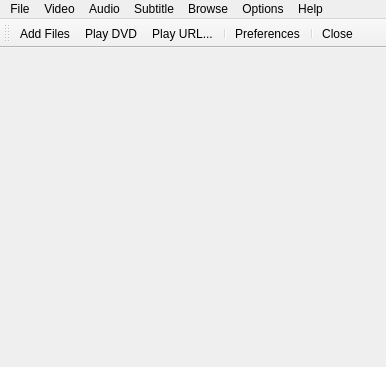
<ui version="4.0" >
 <class>MainWindow</class>
 <widget class="QMainWindow" name="MainWindow" >
  <property name="geometry" >
   <rect>
    <x>0</x>
    <y>0</y>
    <width>386</width>
    <height>367</height>
   </rect>
  </property>
  <property name="windowTitle" >
   <string>QuarkPlayer</string>
  </property>
  <property name="windowIcon" >
   <iconset resource="quarkplayer.qrc" >
    <normaloff>:/images/volume.png</normaloff>:/images/volume.png</iconset>
  </property>
  <widget class="QWidget" name="centralWidget" >
   <property name="geometry" >
    <rect>
     <x>0</x>
     <y>53</y>
     <width>386</width>
     <height>314</height>
    </rect>
   </property>
   <layout class="QGridLayout" name="gridLayout" >
    <property name="margin" >
     <number>0</number>
    </property>
    <property name="spacing" >
     <number>0</number>
    </property>
    <item row="0" column="0" >
     <layout class="QVBoxLayout" name="videoLayout" />
    </item>
   </layout>
  </widget>
  <widget class="QMenuBar" name="menuBar" >
   <property name="geometry" >
    <rect>
     <x>0</x>
     <y>0</y>
     <width>386</width>
     <height>19</height>
    </rect>
   </property>
   <widget class="QMenu" name="menuFile" >
    <property name="title" >
     <string>File</string>
    </property>
    <widget class="QMenu" name="menuRecentFiles" >
     <property name="title" >
      <string>Recent Files</string>
     </property>
     <addaction name="separator" />
     <addaction name="actionClearRecentFiles" />
    </widget>
    <addaction name="actionAddFiles" />
    <addaction name="menuRecentFiles" />
    <addaction name="actionPlayDVD" />
    <addaction name="actionActionPlayVCD" />
    <addaction name="actionPlayURL" />
    <addaction name="separator" />
    <addaction name="actionExit" />
   </widget>
   <widget class="QMenu" name="menuVideo" >
    <property name="title" >
     <string>Video</string>
    </property>
   </widget>
   <widget class="QMenu" name="menuAudio" >
    <property name="title" >
     <string>Audio</string>
    </property>
    <widget class="QMenu" name="menuAudioChannels" >
     <property name="title" >
      <string>Audio Channels</string>
     </property>
     <property name="icon" >
      <iconset resource="quarkplayer.qrc" >
       <normaloff>:/images/audio_channel.png</normaloff>:/images/audio_channel.png</iconset>
     </property>
     <addaction name="actionAudioChannelEmpty" />
    </widget>
    <addaction name="menuAudioChannels" />
   </widget>
   <widget class="QMenu" name="menuSubtitle" >
    <property name="title" >
     <string>Subtitle</string>
    </property>
    <widget class="QMenu" name="menuSubtitles" >
     <property name="title" >
      <string>Subtitles</string>
     </property>
     <property name="icon" >
      <iconset resource="quarkplayer.qrc" >
       <normaloff>:/images/subtitle.png</normaloff>:/images/subtitle.png</iconset>
     </property>
     <addaction name="actionSubtitleEmpty" />
    </widget>
    <addaction name="actionOpenSubtitleFile" />
    <addaction name="menuSubtitles" />
   </widget>
   <widget class="QMenu" name="menuBrowse" >
    <property name="title" >
     <string>Browse</string>
    </property>
    <widget class="QMenu" name="menuTitles" >
     <property name="title" >
      <string>Title</string>
     </property>
     <property name="icon" >
      <iconset resource="quarkplayer.qrc" >
       <normaloff>:/images/title.png</normaloff>:/images/title.png</iconset>
     </property>
     <addaction name="actionTitleEmpty" />
    </widget>
    <widget class="QMenu" name="menuChapters" >
     <property name="title" >
      <string>Chapter</string>
     </property>
     <property name="icon" >
      <iconset resource="quarkplayer.qrc" >
       <normaloff>:/images/chapter.png</normaloff>:/images/chapter.png</iconset>
     </property>
     <addaction name="actionChapterEmpty" />
    </widget>
    <widget class="QMenu" name="menuAngles" >
     <property name="title" >
      <string>Angle</string>
     </property>
     <property name="icon" >
      <iconset resource="quarkplayer.qrc" >
       <normaloff>:/images/angle.png</normaloff>:/images/angle.png</iconset>
     </property>
     <addaction name="actionAngleEmpty" />
    </widget>
    <addaction name="menuTitles" />
    <addaction name="menuChapters" />
    <addaction name="menuAngles" />
   </widget>
   <widget class="QMenu" name="menuHelp" >
    <property name="title" >
     <string>Help</string>
    </property>
    <addaction name="actionAbout" />
    <addaction name="actionAboutQt" />
   </widget>
   <widget class="QMenu" name="menuOptions" >
    <property name="title" >
     <string>Options</string>
    </property>
    <addaction name="actionQuickSettings" />
    <addaction name="actionPreferences" />
   </widget>
   <addaction name="menuFile" />
   <addaction name="menuVideo" />
   <addaction name="menuAudio" />
   <addaction name="menuSubtitle" />
   <addaction name="menuBrowse" />
   <addaction name="menuOptions" />
   <addaction name="menuHelp" />
  </widget>
  <widget class="QToolBar" name="mainToolBar" >
   <property name="geometry" >
    <rect>
     <x>0</x>
     <y>19</y>
     <width>386</width>
     <height>34</height>
    </rect>
   </property>
   <property name="windowTitle" >
    <string>mainToolBar</string>
   </property>
   <attribute name="toolBarArea" >
    <enum>TopToolBarArea</enum>
   </attribute>
   <attribute name="toolBarBreak" >
    <bool>false</bool>
   </attribute>
   <addaction name="actionAddFiles" />
   <addaction name="actionPlayDVD" />
   <addaction name="actionPlayURL" />
   <addaction name="separator" />
   <addaction name="actionPreferences" />
   <addaction name="separator" />
   <addaction name="actionExit" />
  </widget>
  <action name="actionAddFiles" >
   <property name="icon" >
    <iconset resource="quarkplayer.qrc" >
     <normaloff>:/images/plus.png</normaloff>:/images/plus.png</iconset>
   </property>
   <property name="text" >
    <string>Add Files...</string>
   </property>
  </action>
  <action name="actionExit" >
   <property name="icon" >
    <iconset resource="quarkplayer.qrc" >
     <normaloff>:/images/exit.png</normaloff>:/images/exit.png</iconset>
   </property>
   <property name="text" >
    <string>Close</string>
   </property>
  </action>
  <action name="actionAbout" >
   <property name="icon" >
    <iconset resource="quarkplayer.qrc" >
     <normaloff>:/images/volume.png</normaloff>:/images/volume.png</iconset>
   </property>
   <property name="text" >
    <string>About</string>
   </property>
  </action>
  <action name="actionAboutQt" >
   <property name="icon" >
    <iconset resource="quarkplayer.qrc" >
     <normaloff>:/images/qt.png</normaloff>:/images/qt.png</iconset>
   </property>
   <property name="text" >
    <string>About Qt</string>
   </property>
  </action>
  <action name="actionPlay" >
   <property name="icon" >
    <iconset resource="quarkplayer.qrc" >
     <normaloff>:/images/play.png</normaloff>:/images/play.png</iconset>
   </property>
   <property name="text" >
    <string>Play</string>
   </property>
  </action>
  <action name="actionPause" >
   <property name="icon" >
    <iconset resource="quarkplayer.qrc" >
     <normaloff>:/images/pause.png</normaloff>:/images/pause.png</iconset>
   </property>
   <property name="text" >
    <string>Pause</string>
   </property>
  </action>
  <action name="actionStop" >
   <property name="icon" >
    <iconset resource="quarkplayer.qrc" >
     <normaloff>:/images/stop.png</normaloff>:/images/stop.png</iconset>
   </property>
   <property name="text" >
    <string>Stop</string>
   </property>
  </action>
  <action name="actionFullscreen" >
   <property name="icon" >
    <iconset resource="quarkplayer.qrc" >
     <normaloff>:/images/fullscreen.png</normaloff>:/images/fullscreen.png</iconset>
   </property>
   <property name="text" >
    <string>Fullscreen</string>
   </property>
  </action>
  <action name="actionPlayDVD" >
   <property name="icon" >
    <iconset resource="quarkplayer.qrc" >
     <normaloff>:/images/dvd.png</normaloff>:/images/dvd.png</iconset>
   </property>
   <property name="text" >
    <string>Play DVD</string>
   </property>
  </action>
  <action name="actionAudioChannelEmpty" >
   <property name="enabled" >
    <bool>false</bool>
   </property>
   <property name="text" >
    <string>&lt;empty></string>
   </property>
  </action>
  <action name="actionSubtitleEmpty" >
   <property name="enabled" >
    <bool>false</bool>
   </property>
   <property name="text" >
    <string>&lt;empty></string>
   </property>
  </action>
  <action name="actionTitleEmpty" >
   <property name="enabled" >
    <bool>false</bool>
   </property>
   <property name="text" >
    <string>&lt;empty></string>
   </property>
  </action>
  <action name="actionChapterEmpty" >
   <property name="enabled" >
    <bool>false</bool>
   </property>
   <property name="text" >
    <string>&lt;empty></string>
   </property>
  </action>
  <action name="actionAngleEmpty" >
   <property name="enabled" >
    <bool>false</bool>
   </property>
   <property name="text" >
    <string>&lt;empty></string>
   </property>
  </action>
  <action name="actionOpenSubtitleFile" >
   <property name="icon" >
    <iconset resource="quarkplayer.qrc" >
     <normaloff>:/images/file_open.png</normaloff>:/images/file_open.png</iconset>
   </property>
   <property name="text" >
    <string>Open...</string>
   </property>
  </action>
  <action name="actionClearRecentFiles" >
   <property name="icon" >
    <iconset resource="quarkplayer.qrc" >
     <normaloff>:/images/delete.png</normaloff>:/images/delete.png</iconset>
   </property>
   <property name="text" >
    <string>Clear</string>
   </property>
  </action>
  <action name="actionPreferences" >
   <property name="icon" >
    <iconset resource="quarkplayer.qrc" >
     <normaloff>:/images/preference.png</normaloff>:/images/preference.png</iconset>
   </property>
   <property name="text" >
    <string>Preferences</string>
   </property>
  </action>
  <action name="actionPlayURL" >
   <property name="icon" >
    <iconset resource="quarkplayer.qrc" >
     <normaloff>:/images/url.png</normaloff>:/images/url.png</iconset>
   </property>
   <property name="text" >
    <string>Play URL...</string>
   </property>
   <property name="iconText" >
    <string>Play URL...</string>
   </property>
   <property name="toolTip" >
    <string>Play URL...</string>
   </property>
  </action>
  <action name="actionActionPlayVCD" >
   <property name="icon" >
    <iconset resource="quarkplayer.qrc" >
     <normaloff>:/images/vcd.png</normaloff>:/images/vcd.png</iconset>
   </property>
   <property name="text" >
    <string>Play VCD</string>
   </property>
  </action>
  <action name="actionQuickSettings" >
   <property name="icon" >
    <iconset resource="quarkplayer.qrc" >
     <normaloff>:/images/preference.png</normaloff>:/images/preference.png</iconset>
   </property>
   <property name="text" >
    <string>Quick Settings</string>
   </property>
  </action>
 </widget>
 <resources>
  <include location="quarkplayer.qrc" />
 </resources>
 <connections/>
</ui>
